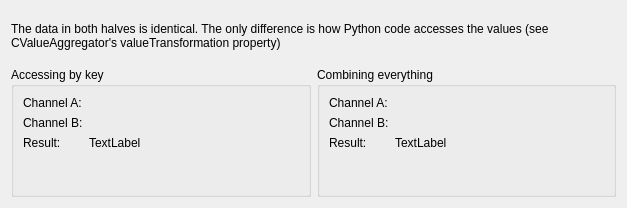
<?xml version="1.0" encoding="UTF-8"?>
<ui version="4.0">
 <class>Form</class>
 <widget class="QWidget" name="Form">
  <property name="geometry">
   <rect>
    <x>0</x>
    <y>0</y>
    <width>627</width>
    <height>208</height>
   </rect>
  </property>
  <property name="windowTitle">
   <string>Form</string>
  </property>
  <layout class="QVBoxLayout" name="verticalLayout">
   <item>
    <widget class="QLabel" name="label_3">
     <property name="text">
      <string>The data in both halves is identical. The only difference is how Python code accesses the values (see CValueAggregator's valueTransformation property)</string>
     </property>
     <property name="wordWrap">
      <bool>true</bool>
     </property>
    </widget>
   </item>
   <item>
    <layout class="QHBoxLayout" name="horizontalLayout">
     <item>
      <widget class="QGroupBox" name="groupBox">
       <property name="minimumSize">
        <size>
         <width>0</width>
         <height>130</height>
        </size>
       </property>
       <property name="baseSize">
        <size>
         <width>0</width>
         <height>90</height>
        </size>
       </property>
       <property name="title">
        <string>Accessing by key</string>
       </property>
       <layout class="QFormLayout" name="formLayout_2">
        <item row="0" column="0">
         <widget class="QLabel" name="label_4">
          <property name="text">
           <string>Channel A:</string>
          </property>
         </widget>
        </item>
        <item row="2" column="0">
         <widget class="QLabel" name="label_5">
          <property name="text">
           <string>Channel B:</string>
          </property>
         </widget>
        </item>
        <item row="2" column="1">
         <widget class="CLabel" name="CLabel_2">
          <property name="channel" stdset="0">
           <string notr="true">DemoDevice/Acquisition#ChannelB</string>
          </property>
         </widget>
        </item>
        <item row="0" column="1">
         <widget class="CLabel" name="CLabel">
          <property name="channel" stdset="0">
           <string notr="true">DemoDevice/Acquisition#ChannelA</string>
          </property>
         </widget>
        </item>
        <item row="3" column="0">
         <widget class="QLabel" name="label_6">
          <property name="text">
           <string>Result:</string>
          </property>
         </widget>
        </item>
        <item row="3" column="1">
         <widget class="QLabel" name="label">
          <property name="text">
           <string>TextLabel</string>
          </property>
         </widget>
        </item>
        <item row="4" column="0">
         <widget class="CValueAggregator" name="CValueAggregator">
          <property name="valueTransformation">
           <string notr="true">try:
    val_a = values['DemoDevice/Acquisition#ChannelA']
    val_b = values['DemoDevice/Acquisition#ChannelB']
    output(val_a + val_b)
except KeyError:
    output(0)</string>
          </property>
          <property name="inputChannels" stdset="0">
           <stringlist>
            <string>DemoDevice/Acquisition#ChannelA</string>
            <string>DemoDevice/Acquisition#ChannelB</string>
           </stringlist>
          </property>
         </widget>
        </item>
       </layout>
      </widget>
     </item>
     <item>
      <widget class="QGroupBox" name="groupBox_2">
       <property name="minimumSize">
        <size>
         <width>0</width>
         <height>130</height>
        </size>
       </property>
       <property name="title">
        <string>Combining everything</string>
       </property>
       <layout class="QFormLayout" name="formLayout">
        <item row="0" column="0">
         <widget class="QLabel" name="label_7">
          <property name="text">
           <string>Channel A:</string>
          </property>
         </widget>
        </item>
        <item row="0" column="1">
         <widget class="CLabel" name="CLabel_3">
          <property name="channel" stdset="0">
           <string notr="true">DemoDevice/Acquisition#ChannelA</string>
          </property>
         </widget>
        </item>
        <item row="1" column="0">
         <widget class="QLabel" name="label_8">
          <property name="text">
           <string>Channel B:</string>
          </property>
         </widget>
        </item>
        <item row="1" column="1">
         <widget class="CLabel" name="CLabel_4">
          <property name="channel" stdset="0">
           <string notr="true">DemoDevice/Acquisition#ChannelB</string>
          </property>
         </widget>
        </item>
        <item row="3" column="0">
         <widget class="QLabel" name="label_9">
          <property name="text">
           <string>Result:</string>
          </property>
         </widget>
        </item>
        <item row="3" column="1">
         <widget class="QLabel" name="label_2">
          <property name="text">
           <string>TextLabel</string>
          </property>
         </widget>
        </item>
        <item row="4" column="0">
         <widget class="CValueAggregator" name="CValueAggregator_2">
          <property name="valueTransformation">
           <string notr="true">output(sum(values.values()))</string>
          </property>
          <property name="inputChannels" stdset="0">
           <stringlist>
            <string>DemoDevice/Acquisition#ChannelA</string>
            <string>DemoDevice/Acquisition#ChannelB</string>
           </stringlist>
          </property>
         </widget>
        </item>
       </layout>
      </widget>
     </item>
    </layout>
   </item>
  </layout>
 </widget>
 <customwidgets>
  <customwidget>
   <class>PyDMLabel</class>
   <extends>QLabel</extends>
   <header>pydm.widgets.label</header>
  </customwidget>
  <customwidget>
   <class>CLabel</class>
   <extends>PyDMLabel</extends>
   <header>comrad.widgets.indicators</header>
  </customwidget>
  <customwidget>
   <class>CValueAggregator</class>
   <extends>QWidget</extends>
   <header>comrad.widgets.modifiers</header>
  </customwidget>
 </customwidgets>
 <resources/>
 <connections>
  <connection>
   <sender>CValueAggregator</sender>
   <signal>updateTriggered(int)</signal>
   <receiver>label</receiver>
   <slot>setNum(int)</slot>
   <hints>
    <hint type="sourcelabel">
     <x>310</x>
     <y>135</y>
    </hint>
    <hint type="destinationlabel">
     <x>138</x>
     <y>150</y>
    </hint>
   </hints>
  </connection>
  <connection>
   <sender>CValueAggregator_2</sender>
   <signal>updateTriggered(int)</signal>
   <receiver>label_2</receiver>
   <slot>setNum(int)</slot>
   <hints>
    <hint type="sourcelabel">
     <x>356</x>
     <y>135</y>
    </hint>
    <hint type="destinationlabel">
     <x>604</x>
     <y>158</y>
    </hint>
   </hints>
  </connection>
 </connections>
</ui>
